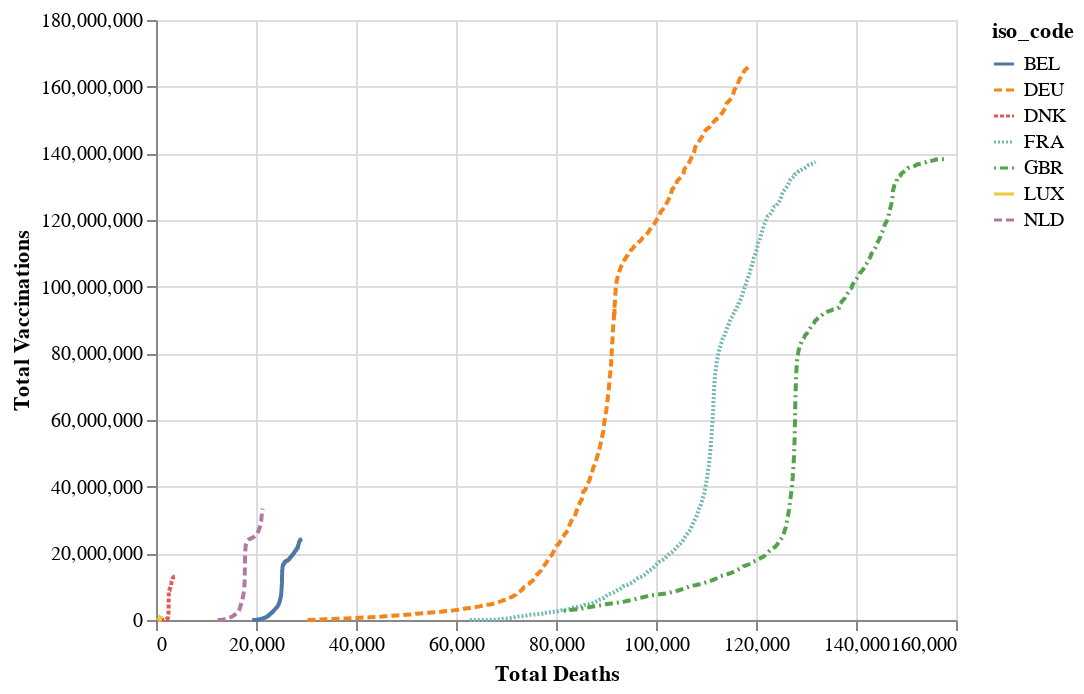

Notebook code cell kept with this figure:
### Code cell
MYchart_3 =  alt.Chart(final_df).mark_line().encode(
    y=alt.Y('total_vaccinations', title='Total Vaccinations'),
    x=alt.X('total_deaths', title='Total Deaths'),
    color='iso_code',
    strokeDash='iso_code',
    tooltip=['total_deaths', 'total_vaccinations'] )

display(MYchart_3)

### Figure 1 — Vega-Lite specification as saved in the notebook (floating-point values rounded to 4 significant figures; data arrays with more than 128 entries replaced by an {"elided": "..."} marker saying what was removed)
{"config": {"view": {"continuousWidth": 400, "continuousHeight": 300}}, "data": {"name": "data-8c9f63e9fe47e99ad15996144a0160e0"}, "mark": "line", "encoding": {"color": {"field": "iso_code", "type": "nominal"}, "strokeDash": {"field": "iso_code", "type": "nominal"}, "tooltip": [{"field": "total_deaths", "type": "quantitative"}, {"field": "total_vaccinations", "type": "quantitative"}], "x": {"field": "total_deaths", "title": "Total Deaths", "type": "quantitative"}, "y": {"field": "total_vaccinations", "title": "Total Vaccinations", "type": "quantitative"}}, "$schema": "https://vega.github.io/schema/vega-lite/v4.17.0.json", "datasets": {"data-8c9f63e9fe47e99ad15996144a0160e0": {"elided": "2435 records"}}}
